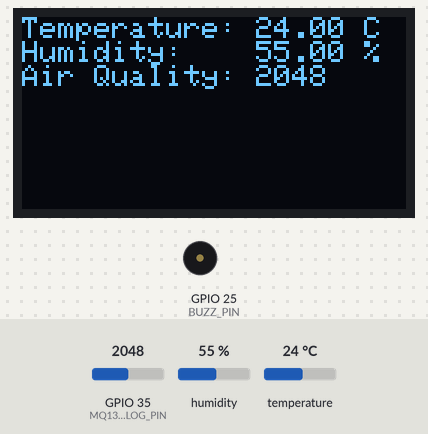
This sketch was run on a simulated ESP32. Shown: 128×64 one-colour display, buzzer (waves = sounding, pin HIGH). Inputs (shaded band) come from the test bench; at power-on: GPIO 35 (MQ135_ANALOG_PIN) = 2048, humidity 55 %, temperature 24 °C. WiFi joins after 1.5 s; servers stay silent unless stated; what the sketch prints to the serial monitor is not drawn.

Above: at 5.7 s.
5.8 s: GPIO 35 (MQ135_ANALOG_PIN) set to 1052
At 7.15 s:
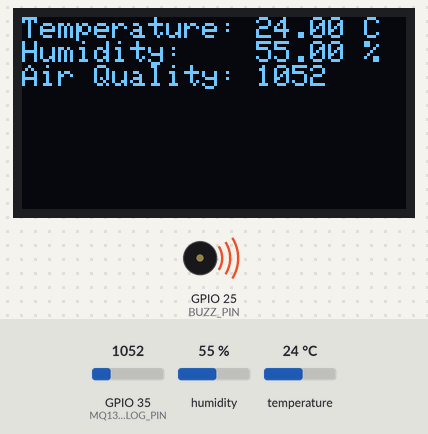
8.2 s: GPIO 35 (MQ135_ANALOG_PIN) set to 931
At 9.4 s:
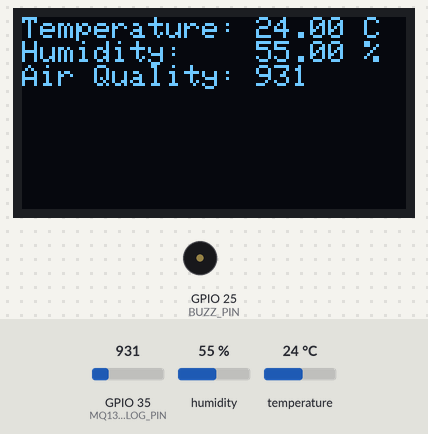
10.3 s: humidity set to 22 %
At 12.1 s:
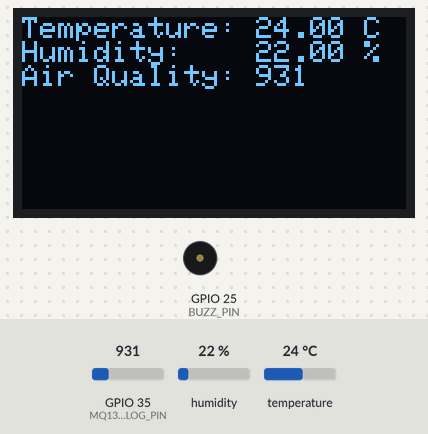
12.4 s: temperature set to 12 °C
At 14.0 s:
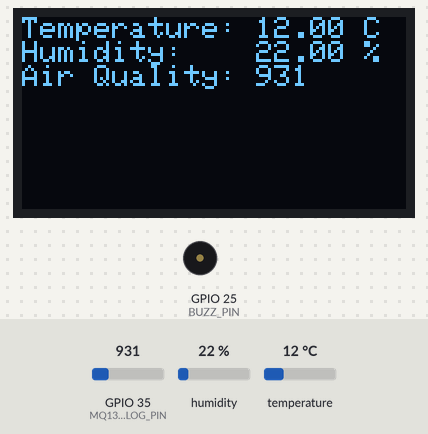
14.5 s: humidity set to 40 %
At 15.7 s:
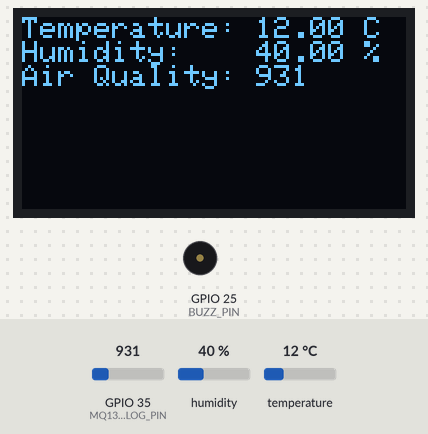
16.6 s: GPIO 35 (MQ135_ANALOG_PIN) set to 1040
At 17.32 s:
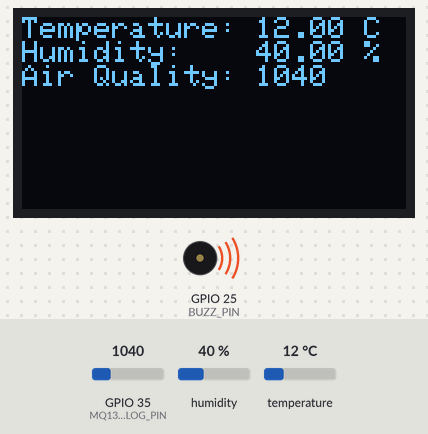
Timing chart, 0 to 19.7 s (numbered marks = the images above; inputs shaded):
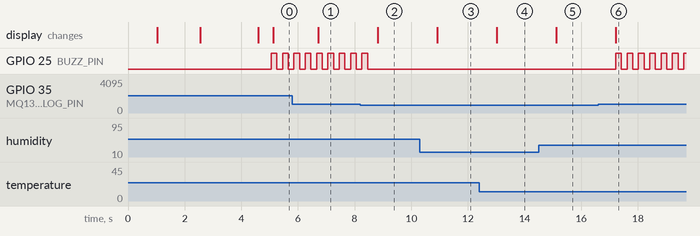

The sketch:

main.ino
```cpp
#include <DHT.h>
#include <SPI.h>
#include <Wire.h>
#include <Adafruit_GFX.h>
#include <Adafruit_SSD1306.h>
#include <WiFi.h>
#include <WebSocketsClient.h>

const char* ssid = "TS-fTB8";
const char* password = "296xjR4W";


const char* websocket_server_host = "192.168.1.3";
const uint16_t websocket_server_port = 8080;
WebSocketsClient webSocket;

#define SCREEN_WIDTH 128
#define SCREEN_HEIGHT 64
#define OLED_MOSI 23
#define OLED_CLK 18
#define OLED_DC 2
#define OLED_CS 5
#define OLED_RESET 4
Adafruit_SSD1306 display(SCREEN_WIDTH,SCREEN_HEIGHT,&SPI,OLED_DC,OLED_RESET,OLED_CS);

#define BUZZ_PIN 25

#define MQ135_ANALOG_PIN 35

#define DHT_PIN 13
#define DHT_TYPE DHT11
DHT dht(DHT_PIN,DHT_TYPE);

const uint16_t TASK_STACK_SIZE=4096;
const UBaseType_t TASK_PRIORITY=1;

float current_Humidity=0;
float current_Temperature=0;
int current_AirQuality=0;

const int AIR_QUALITY_THRESHOLD=1000;

void vTaskBuzzer(void*pvParameters);
void vTaskAirQuality(void*pvParameters);
void vTaskTemperatureHumidity(void*pvParameters);
void vTaskDisplay(void*pvParameters);
void updateDisplay(float temperature,float humidity,int air_quality);

void setup(){
  Serial.begin(115200);
  delay(1000);
  Serial.println("Pokretanje sistema...");
  pinMode(BUZZ_PIN,OUTPUT);
  analogSetAttenuation(ADC_0db);

  dht.begin();
  if(!display.begin(SSD1306_SWITCHCAPVCC)){
    Serial.println(F("Error!"));
    while(1);
  }

  WiFi.begin(ssid,password);
  while(WiFi.status()!=WL_CONNECTED){
    delay(500);
    Serial.print(".");
  }
  Serial.println("\nWi-Fi povezan!");


  webSocket.begin(websocket_server_host,websocket_server_port, "/");
  webSocket.setReconnectInterval(5000);

  display.clearDisplay();
  display.setTextSize(1);
  display.setTextColor(SSD1306_WHITE);
  display.setCursor(0, 0);
  display.println("Air Quality Monitor");
  display.display();
  delay(2000);

  xTaskCreatePinnedToCore(
    vTaskBuzzer,
    "BuzzerTask",
    TASK_STACK_SIZE,
    NULL,
    TASK_PRIORITY,
    NULL,
    1
  );
  xTaskCreatePinnedToCore(
    vTaskAirQuality,
    "AirQualityTask",
    TASK_STACK_SIZE,
    NULL,
    TASK_PRIORITY,
    NULL,
    1
  );
  xTaskCreatePinnedToCore(
    vTaskTemperatureHumidity,
    "DHTTask",
    TASK_STACK_SIZE,
    NULL,
    TASK_PRIORITY,
    NULL,
    1
  );
  xTaskCreatePinnedToCore(
    vTaskDisplay,
    "DisplayTask",
    TASK_STACK_SIZE,
    NULL,
    TASK_PRIORITY,
    NULL,
    1
  );
}

void loop(){
  webSocket.loop();
  vTaskDelay(pdMS_TO_TICKS(10));

}

void vTaskBuzzer(void*pvParameters){
  while(1){
    if(current_AirQuality>AIR_QUALITY_THRESHOLD){
    digitalWrite(BUZZ_PIN,HIGH);
    vTaskDelay(pdMS_TO_TICKS(200));
    digitalWrite(BUZZ_PIN,LOW);
    vTaskDelay(pdMS_TO_TICKS(200));
    }
    else{
    digitalWrite(BUZZ_PIN,LOW);
    vTaskDelay(pdMS_TO_TICKS(500));
    }
  }
}
void vTaskAirQuality(void*pvParameters){
  while(1){
    current_AirQuality=analogRead(MQ135_ANALOG_PIN);


    Serial.print("MQ135 Raw ADC: ");
    Serial.println(current_AirQuality);


    if(WiFi.status() == WL_CONNECTED) {
      String payload_AQ = "{\"gas\":" + String(current_AirQuality) + "}";
      webSocket.sendTXT(payload_AQ);
    }

    vTaskDelay(pdMS_TO_TICKS(1000));
  }
}
void vTaskTemperatureHumidity(void*pvParameters){
  while(1){
    current_Humidity=dht.readHumidity();
    current_Temperature=dht.readTemperature();

    if(WiFi.status() == WL_CONNECTED) {
      String payload_hum = "{\"humidity\":" + String(current_Humidity) + "}";
      webSocket.sendTXT(payload_hum);
      String payload_tmp = "{\"temperature\":" + String(current_Temperature) + "}";
      webSocket.sendTXT(payload_tmp);
    }
    vTaskDelay(pdMS_TO_TICKS(2000));
  }
}
void vTaskDisplay(void*pvParameters){
  while(1){
    updateDisplay(current_Temperature, current_Humidity, current_AirQuality);
    vTaskDelay(pdMS_TO_TICKS(500));
  }
}
void updateDisplay(float temperature,float humidity,int air_quality){
  display.clearDisplay();
  display.setCursor(0, 0);
  display.setTextSize(1);
  display.setTextColor(SSD1306_WHITE);

  display.print("Temperature: "); display.print(temperature); display.println(" C");
  display.print("Humidity:    "); display.print(humidity); display.println(" %");
  display.print("Air Quality: "); display.println(air_quality);

  display.display();
}
```

Measured:
- the behaviour switches between 1001 and 1000 on GPIO 35 (MQ135_ANALOG_PIN) (found by bisection; images 1 and 2)
- after the input at 5.8 s, the display: changes after 0.91 s (image 1)
- after the input at 8.2 s, GPIO 25 (BUZZ_PIN): goes on until 8.5 s, then stays LOW; the display: changes after 0.61 s (image 2)
- after the input at 10.3 s, the display: changes after 0.61 s (image 3)
- after the input at 12.4 s, the display: changes after 0.62 s (image 4)
- after the input at 14.5 s, the display: changes after 0.62 s (image 5)
- after the input at 16.6 s, GPIO 25 (BUZZ_PIN): alternates HIGH for 0.20 s and LOW for 0.20 s, starting after 0.62 s; the display: first differs from a run without the input after 0.62 s (image 6)
- by itself, GPIO 25 (BUZZ_PIN): alternates HIGH for 0.20 s and LOW for 0.20 s
